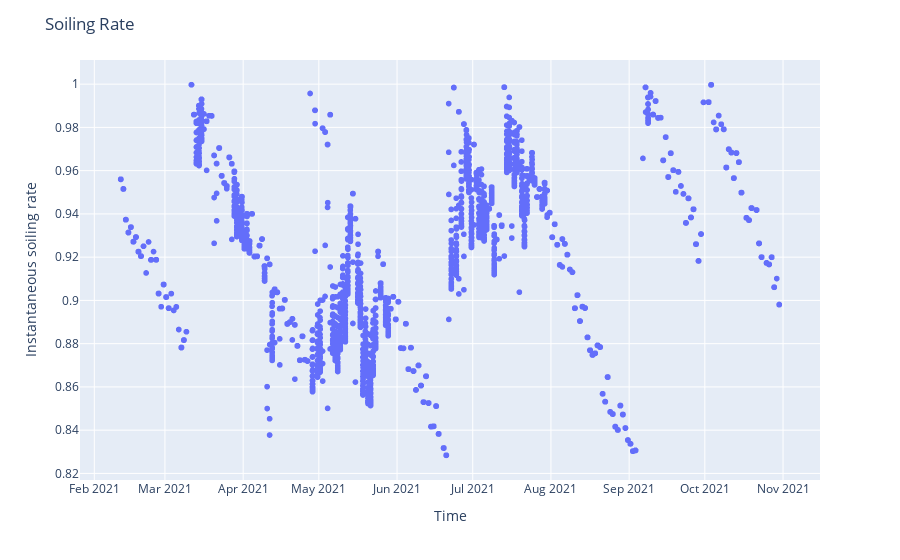

Notebook code cell kept with this figure:
### Markdown cell above
## Model instantaneous Soiling Ratio

### Calculate Instantaneous Soiling Ratio

This function computes the Instantaneous Soiling Ratio (SRatio) based on provided data and applies various filters according to https://doi.org/10.1016/j.energy.2022.123173. The SRatio represents the deposition of soiling on solar panels and is computed as the ratio of the actual AC power measured to the reference AC power (measured) under clean conditions (expected conditions-calculated).

#### Calculation of SRatio

The SRatio is calculated as:

\[
\text{SRatio} = \frac{\text{AC Power Measured}}{\text{AC Power Reference}}
\]

#### Filters Applied

The function applies three filters to the data to select the data with quality under certain conditions according to the publication:

1. **Time of Day Filter**: This filter restricts the data to a specific time range between 11 a.m. and 1 p.m. Focus on data collected during periods with the most significant solar irradiance.

2. **Irradiance Threshold Filter**: Data points with Global Plane of Array Irradiance (GPOA) less than 700 W/m² are excluded from the calculation. This step is taken to reduce noise in the soiling extraction process and focus on data collected under sufficient irradiance.

3. **Two-Sigma Filter**: The function calculates the mean (\(\mu\)) and standard deviation (\(\sigma\)) of the SRatio based on the data points that passed the previous filters. Then, it filters the SRatio data to retain values within two standard deviations from the mean:

\[
\text{SRatio} \in [\mu - 2\sigma, \mu + 2\sigma]
\]

The two-sigma filter helps remove outliers and data points that deviate significantly from the typical SRatio values.

#### Output

The function returns a filtered DataFrame containing SRatio values that have passed all applied filters.

#### Usage Example

```python
filtered_df = instantaneous_soiling_ratio(df_rate)

### Code cell
df_rate = soiling.instantaneous_soiling_ratio(data_df)
fig= px.scatter(df_rate, x=df_rate.index, y='S_ratio')
# Set the axis labels
fig.update_xaxes(title_text='Time')
fig.update_yaxes(title_text='Instantaneous soiling rate')

fig.update_layout(title=f'Soiling Rate')
fig.show()

### Figure 1 — Plotly figure (JSON) as saved in the notebook; plotly's stock layout.template omitted (floating-point values rounded to 4 significant figures; data arrays with more than 128 entries replaced by an {"elided": "..."} marker saying what was removed)
{"data": [{"hovertemplate": "datetime=%{x}<br>S_ratio=%{y}<extra></extra>", "legendgroup": "", "marker": {"color": "#636efa", "symbol": "circle"}, "mode": "markers", "name": "", "showlegend": false, "type": "scattergl", "x": {"elided": "4815 str values"}, "xaxis": "x", "y": {"elided": "4815 float values"}, "yaxis": "y"}], "layout": {"legend": {"tracegroupgap": 0}, "margin": {"t": 60}, "title": {"text": "Soiling Rate"}, "xaxis": {"anchor": "y", "domain": [0, 1], "title": {"text": "Time"}}, "yaxis": {"anchor": "x", "domain": [0, 1], "title": {"text": "Instantaneous soiling rate"}}}}
